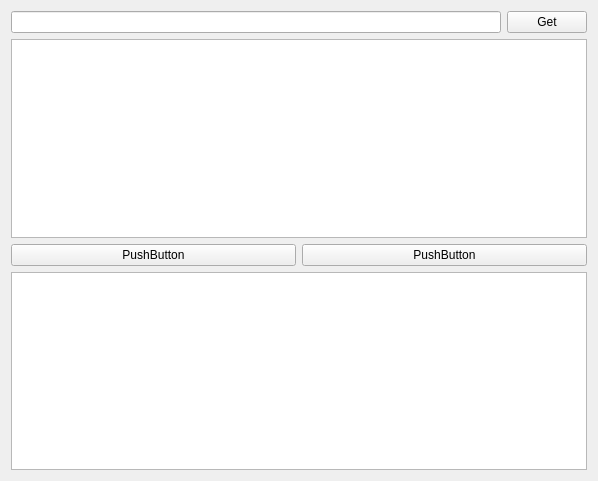
<?xml version="1.0" encoding="UTF-8"?>
<ui version="4.0">
 <class>Widget</class>
 <widget class="QWidget" name="Widget">
  <property name="geometry">
   <rect>
    <x>0</x>
    <y>0</y>
    <width>598</width>
    <height>481</height>
   </rect>
  </property>
  <property name="windowTitle">
   <string>Widget</string>
  </property>
  <layout class="QVBoxLayout" name="verticalLayout_2">
   <item>
    <layout class="QVBoxLayout" name="verticalLayout">
     <item>
      <layout class="QHBoxLayout" name="horizontalLayout">
       <item>
        <widget class="QLineEdit" name="urlEdit"/>
       </item>
       <item>
        <widget class="QPushButton" name="getBtn">
         <property name="text">
          <string>Get</string>
         </property>
        </widget>
       </item>
      </layout>
     </item>
     <item>
      <widget class="QTableWidget" name="paramTable"/>
     </item>
     <item>
      <layout class="QHBoxLayout" name="horizontalLayout_2">
       <item>
        <widget class="QPushButton" name="pushButton_2">
         <property name="text">
          <string>PushButton</string>
         </property>
        </widget>
       </item>
       <item>
        <widget class="QPushButton" name="pushButton">
         <property name="text">
          <string>PushButton</string>
         </property>
        </widget>
       </item>
      </layout>
     </item>
     <item>
      <widget class="QTextEdit" name="responseEdit"/>
     </item>
    </layout>
   </item>
  </layout>
 </widget>
 <resources/>
 <connections/>
</ui>
